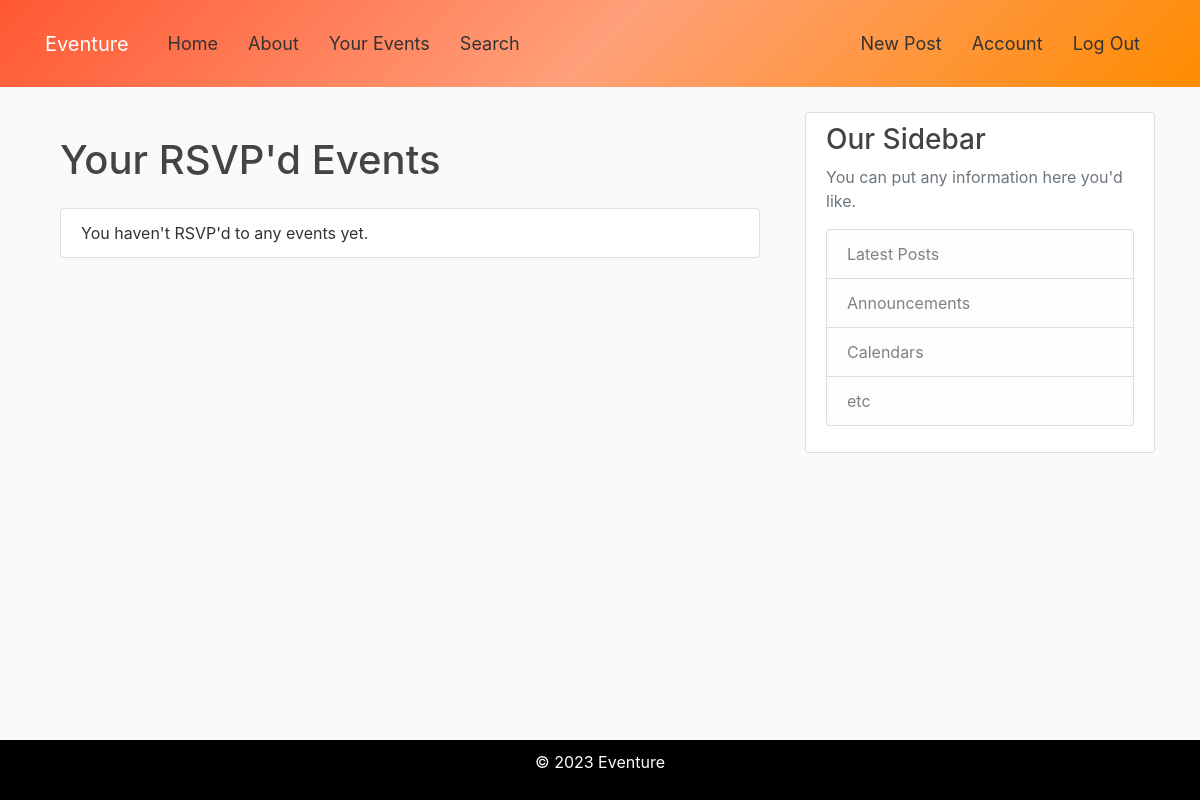
/your_events (signed in), run on an earlier commit of the app's database.
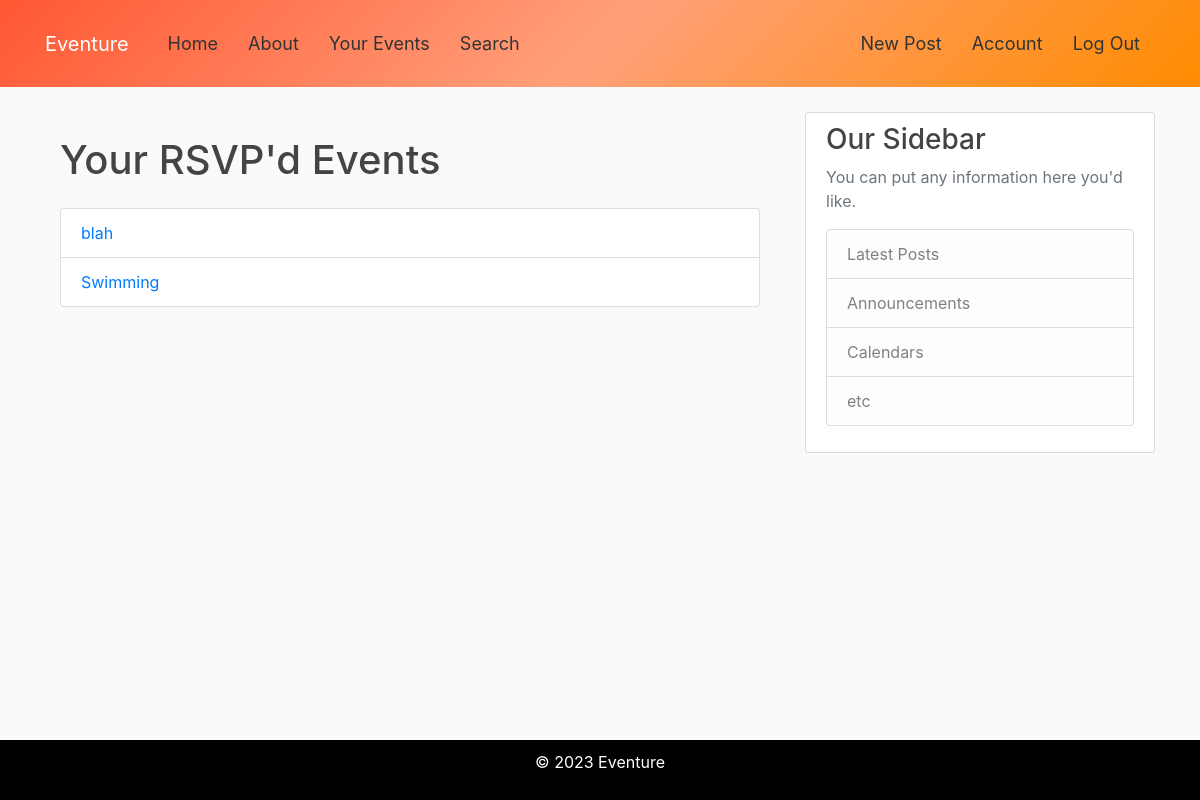
And on a later commit of the database.
### flaskBlog/models.py (models this page shows, shortened)
class RSVP(db.Model):
    id = db.Column(db.Integer, primary_key=True)
    user_id = db.Column(db.Integer, db.ForeignKey('user.id'), nullable=False)
    post_id = db.Column(db.Integer, db.ForeignKey('post.id'), nullable=False)
    user = db.relationship('User', foreign_keys=[user_id], backref=db.backref('rsvps', lazy='dynamic'))

class Post(db.Model):
    id = db.Column(db.Integer, primary_key=True)
    title = db.Column(db.String(100), nullable=False)
    date_posted = db.Column(db.DateTime, nullable=False, default=datetime.utcnow)
    content = db.Column(db.Text, nullable=False)
    user_id = db.Column(db.Integer, db.ForeignKey('user.id'), nullable=False)
    rsvps = db.relationship('RSVP', backref='post', lazy=True, cascade='all, delete-orphan')
    time = db.Column(db.String(10), nullable=True)  # Optional time field
    place = db.Column(db.String(100), nullable=True)  # Optional place field
    date = db.Column(db.Date, nullable=True)  # Optional date field

### flaskBlog/routes.py (the view)
@app.route("/your_events")
@login_required
def your_events():
    rsvps = RSVP.query.filter_by(user_id=current_user.id).all()
    return render_template('your_events.html', title='Your Events', rsvps=rsvps)

### flaskBlog/models.py (called while the page is built)
@login_manager.user_loader
def load_user(user_id):
    return User.query.get(int(user_id))

### flaskBlog/templates/your_events.html
{% extends "layout.html" %}
{% block content %}
  <div class="container">
    <h1 class="my-4">Your RSVP'd Events</h1>
    <ul class="list-group">
      {% if rsvps %}
        {% for rsvp in rsvps %}
          <li class="list-group-item">
            <a href="{{ url_for('post', post_id=rsvp.post.id) }}">{{ rsvp.post.title }}</a>
          </li>
        {% endfor %}
      {% else %}
        <li class="list-group-item">You haven't RSVP'd to any events yet.</li>
      {% endif %}
    </ul>
  </div>
{% endblock %}

What changed in the data, as far as the page shows it:
added RSVP: post "blah"
added RSVP: post "Swimming"
Also different on the page:
text no longer shown: "You haven't RSVP'd to any events yet."
